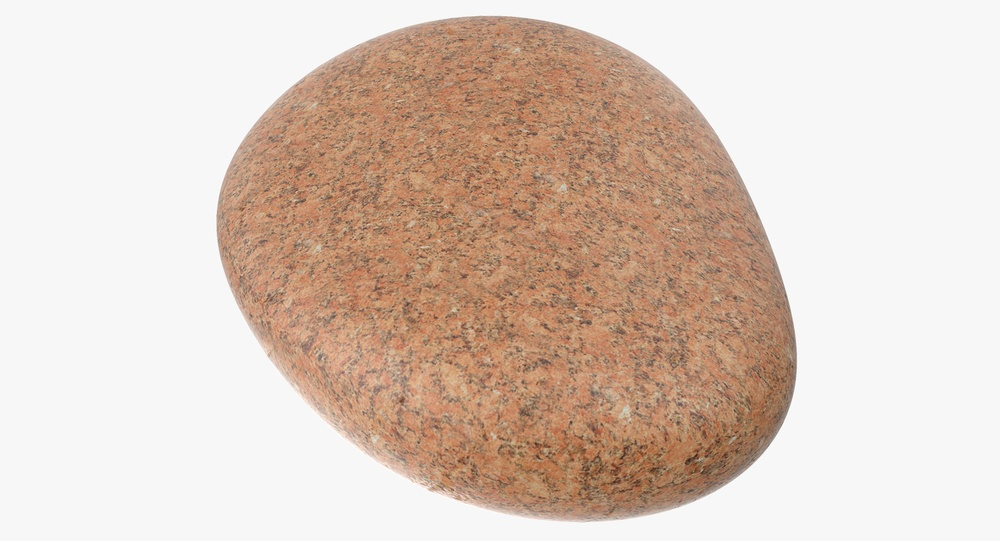
#> input picture images/stone.jpg, 1000 x 541 px, shrunk from 1480 x 800 before the run
$ python segmentation.py   (older library calls are emulated)
#> lines starting #> are read from the running program, lines starting #| are printed output that depends on the picture; after the words box and inside, x2 and y2 are one past the last pixel; in counts of white or black regions, pixels touching at a corner belong together
### bitmap2material/fit_square.py
from skimage import io, color
import numpy as np

def fit_square(img, verbose=False, isPlotting=False):

    square_sides = np.zeros(img.shape)


    for j in range(img.shape[1] - 1, -1 , -1):
        for i in range(img.shape[0] - 1, -1 , -1):


            if (img[i,j]):
                square_sides[i, j] = min(square_sides[i, j+1],
                                         square_sides[i+1, j],
                                         square_sides[i+1, j+1]) + 1

    max_vertex = np.unravel_index(np.argmax(square_sides, axis=None),
                                  square_sides.shape)
    max_side = int(square_sides.max())

    if verbose:
        print(max_vertex)
        print(max_side)

        out_img = img.copy()

        x = max_vertex[1]
        y = max_vertex[0]
        out_img[y:y+int(max_side)+1,x:x+int(max_side)+1] = 0.5

        if isPlotting:
            io.imshow(square_sides)
            io.show()
            io.imshow(out_img)
            io.show()

    return (max_vertex, max_side)


# [8 lines that do not run on import are left out]

### bitmap2material/segmentation.py
from skimage import io, color
from skimage.future import graph
from skimage.filters import threshold_li
from skimage.segmentation import slic, mark_boundaries
from skimage.util import img_as_float

import numpy as np
from fit_square import fit_square

def show_foreground(img, labels, foreground_labels):
    mask = np.isin(labels, foreground_labels) * 1.0

    io.imshow(mark_boundaries(mask, labels))
    io.show()


def simple_edge_threshold(edges, eps=1e-4):
    return 1 - eps

def simple_edge_resolver(edge, threshold, RAG):
    return edge[2]['weight'] > threshold

def default_filter(foreground_labels, labels, RAG):

    while True:
        filtered = next(
            filter(
                lambda node: node not in foreground_labels and
                    sum(1 for e in RAG.edges(node) if e[1] not in foreground_labels) <= 1,
                RAG.nodes()),
            False)
        if filtered is False:
            break
        foreground_labels.append(filtered)

    while True:
        filtered = next(
            filter(
                lambda node: node in foreground_labels and
                    sum(1 for e in RAG.edges(node) if e[1] in foreground_labels) <= 1,
                RAG.nodes()),
            False)
        if not filtered:
            break
        foreground_labels.remove(filtered)

    sure_bg = []
    outside_labels = list(labels[0])
    outside_labels.extend(labels[-1])
    outside_labels.extend(labels[:,0])
    outside_labels.extend(labels[:,-1])
    for node in RAG.nodes():

        if node in sure_bg:
            continue

        is_fg = node in foreground_labels
        blob = [node,]

        # blob building
        for n in blob:
            blob.extend(
                filter(lambda x:
                    x not in blob and
                    ((x in foreground_labels) == is_fg),
                RAG.neighbors(n)))

        # blob resolving
        if any(np.isin(blob, outside_labels)) and not is_fg:
            sure_bg.extend(blob)
            continue
        elif any(np.isin(blob, outside_labels)) and is_fg:
            for label in blob:
                foreground_labels.remove(label)
            continue
        elif not is_fg:
            foreground_labels.extend(blob)

    return foreground_labels


def find_foreground(img, labels, RAG, eps=1e-4, calculate_edge_threshold=simple_edge_threshold,
                    resolve_edge=simple_edge_resolver, post_filter=default_filter, verbose=False,
                     interactive=False, binary=False, isPlotting=False):

    center = labels[labels.shape[0]//2, labels.shape[1]//2]
    queue = [center,]
    banned = []
    counter = 0

    if verbose:
        print('Constructing foreground mask...', flush=True)

    for label in queue:

        if verbose:
            pass
            #print('Proccessing #' + str(label))

        edges = RAG.edges(label, data=True)
        weightes = list(map(lambda e: e[2]['weight'], edges))

        threshold = calculate_edge_threshold(edges, eps=eps)

        if verbose:
            pass
            #print('Edge thresh:\t' + str(threshold))
            #print('Min edge:\t' + str(min(weightes)))
            #print('Max edge:\t' + str(max(weightes)))

        for edge in edges:
            if edge[1] in queue or edge[1] in banned:
                continue

            if resolve_edge(edge, threshold, RAG):
                if verbose:
                    pass
                    #print(str(edge) + ' Signing in...')
                queue.append(edge[1])
            else:
                banned.append(edge[1])
                if verbose:
                    pass
                    #print(str(edge) + ' Above thresh...')

        if interactive:
            if counter and counter <= len(queue):
                counter = 0
            elif counter:
                #print('<%s/%s/%s/%s> ::> ' % (queue.index(label) + 1, len(queue), len(banned), labels.max()))
                continue

            cmd = input('<%s/%s/%s/%s> ::> ' % (queue.index(label) + 1, len(queue), len(banned), labels.max()))
            if cmd == 'show':
                if isPlotting:
                    show_foreground(img, labels, queue)
            if cmd == 'queue':
                pass
                #print(queue)
            if 'till' in cmd:
                counter = int(cmd.split(' ')[1])

    if verbose:
        if isPlotting:
            show_foreground(img, labels, queue)
        print('Filtering mask...', flush=True)

    foreground = post_filter(queue, labels, RAG)

    if verbose:
        if isPlotting:
            show_foreground(img, labels, foreground)

    if binary:
        return np.isin(labels, foreground)
    else:
        return np.isin(labels, foreground) * 1.0


def generate_texture(img, slic_n=200, slic_compactness=25,
                     rag_from_binary=False, edge_threshold=1e-4, verbose=False, isPlotting=False):
    img = img_as_float(img)

    if rag_from_binary:
        if verbose:
            print('Applying initial thresholding...', flush=True)
        grey_img = color.rgb2grey(img)
        binary_mask = (grey_img > threshold_li(grey_img)) * 1.0

    if verbose:
        print('Constructing superpixels...', flush=True)
    segments = slic(img, n_segments=slic_n, compactness=slic_compactness)
    if verbose:
        out_avg = color.label2rgb(segments, img, kind='avg')
        if(isPlotting):
            io.imshow(out_avg)
            io.show()

    if verbose:
        print('Building RAG...', flush=True)
    if rag_from_binary:
        RAG = graph.rag_mean_color(binary_mask, segments, mode='similarity')
    else:
        RAG = graph.rag_mean_color(img, segments, mode='similarity')
    if verbose:
        if(isPlotting):
            graph.show_rag(segments, RAG, img, border_color=(1,0.7,0))
            io.show()

    foreground_mask = find_foreground(img, segments, RAG, eps=edge_threshold, verbose=verbose)

    if foreground_mask.any():
        vertex, side = fit_square(foreground_mask, verbose=verbose)
        texture_patch = img[vertex[0]:vertex[0]+side+1,vertex[1]:vertex[1]+side+1]
        if verbose:
            if(isPlotting):
                io.imshow(texture_patch)
                io.show()
        return texture_patch
    else:
        print('Texture can\'t be generated, try different parameters')
        return np.array([])


if __name__ == "__main__":

    path = input('Enter image name/path: ')
#> the answer given: ../images/stone.jpg

    try:
        img = io.imread(path)
#> img is the input picture: shape (541, 1000, 3); mean R, G, B 220.1, 202.1, 190.3
    except FileNotFoundError:
        print('File don\'t exist!')

    generate_texture(img, verbose=True)
#> in generate_texture, `segments = slic(img, n_segments=slic_n, compactness=slic_compactness)`:
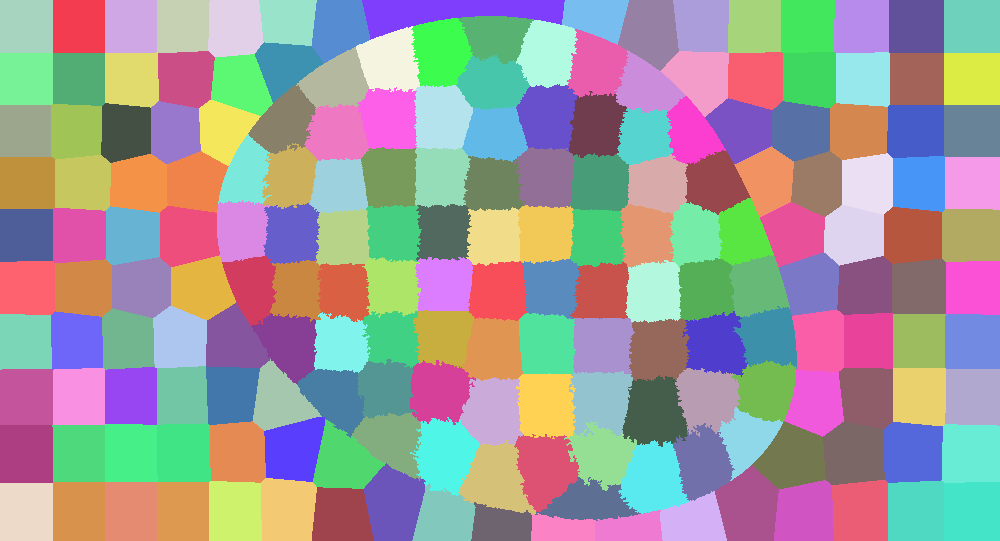
#> segments: shape (541, 1000) int64; 188 distinct labels, from 1 to 188; one colour per label, 0 black
#> in generate_texture, `out_avg = color.label2rgb(segments, img, kind='avg')`:
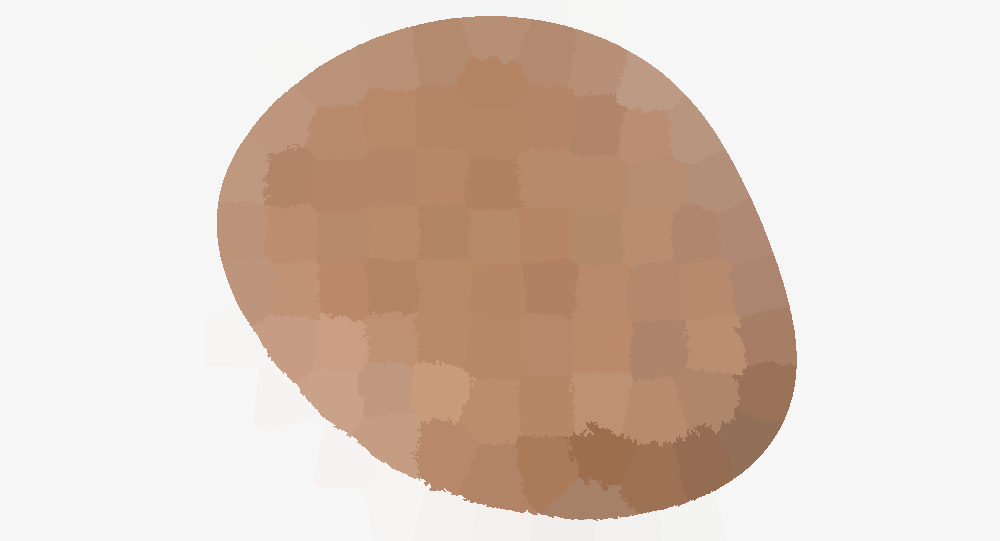
#> out_avg: shape (541, 1000, 3) float64; mean R, G, B 0.863, 0.793, 0.746
#> in find_foreground, `center = labels[labels.shape[0]//2, labels.shape[1]//2]`: center = 109
#> in find_foreground, `queue = [center,]`: queue = [109]
#> the loop in find_foreground, `for label in queue: ` made 72 passes
#> (label, weightes) on passes 1 to 12: (109, [1, 1, 1, 1, 1, 1, 1]), (87, [1, 1, 1, 1, 1]), (83, [1, 1, 1, 1, 1, 1, 1]), (104, [1, 1, 1, 1, 1, 1]), (101, [1, 1, 1, 1, 1, 1, 1]), (117, [1, 1, 1, 1, 1, 1]), (124, [1, 1, 1, 1, 1, 1]), (129, [1, 1, 1, 1, 1, 1]), (70, [1, 1, 1, 1, 1, 1]), (80, [1, 1, 1, 1, 1]), (61, [1, 1, 1, 1, 1, 1]), (65, [1, 1, 1, 1, 1, 1, 1])
#> after the loop in find_foreground, `for label in queue:`: banned = 30 values, max 188 at index 7, min 7 at index 20, mean 101.2; queue = 72 values, max 172 at index 60, min 17 at index 64, mean 89.49
#> the loop in default_filter, `while True:` made 2 passes
#> filtered on passes 1 to 2: 157, False
#> after the loop in default_filter, `while True:`: foreground_labels = 73 values, max 172 at index 60, min 17 at index 64, mean 90.41
#> the loop in default_filter, `while True:` made 1 pass
#> in default_filter, `outside_labels = list(labels[0])`: outside_labels = 1000 values from 1 to 16
#> the loop in default_filter, `for node in RAG.nodes(): ` made 188 passes
#> after the loop in default_filter, `for node in RAG.nodes():`: sure_bg = 115 values, max 188 at index 75, min 1 at index 0, mean 97.1
#> in find_foreground, `foreground = post_filter(queue, labels, RAG)`: foreground has the same summary as foreground_labels in default_filter
#> in find_foreground, `return np.isin(labels, foreground) * 1.0`:
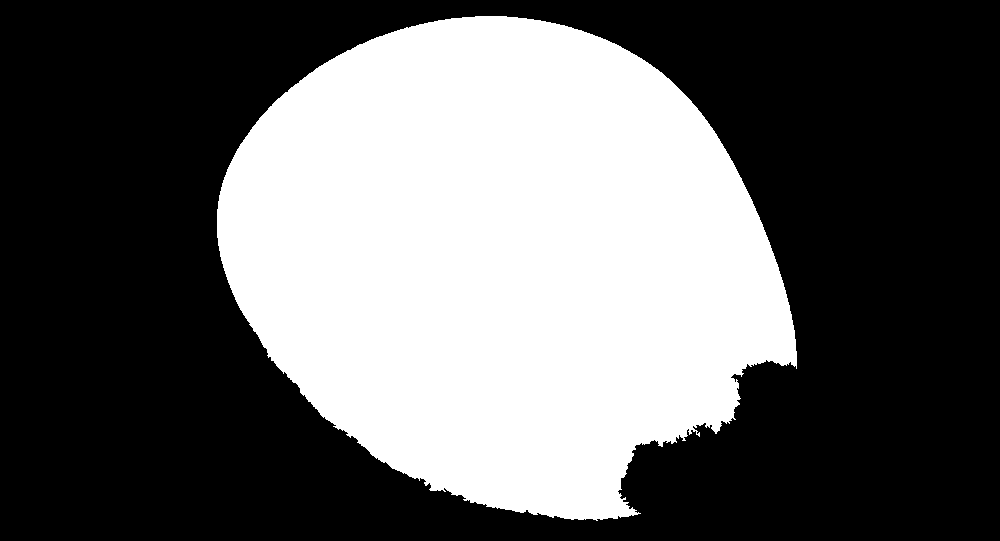
#> returned value: shape (541, 1000) float64; values 0 (black) and 1 (white), 38.7% white; 1 white region, box (x1, y1, x2, y2) and area: (217, 16, 797, 521) 209533
#> after the loop in fit_square, `for j in range(img.shape[1] - 1, -1 , -1):`:
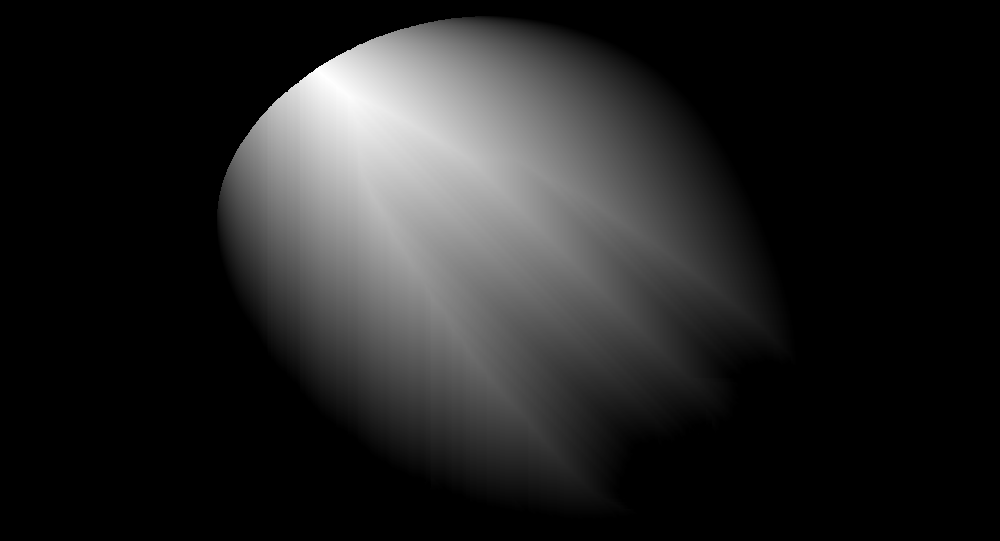
#> square_sides: shape (541, 1000) float64; min 0, max 342, mean 47.2; drawn with min black and max white
#| (72, 320)
#| 342
#> in fit_square, `out_img[y:y+int(max_side)+1,x:x+int(max_side)+1] = 0.5`:
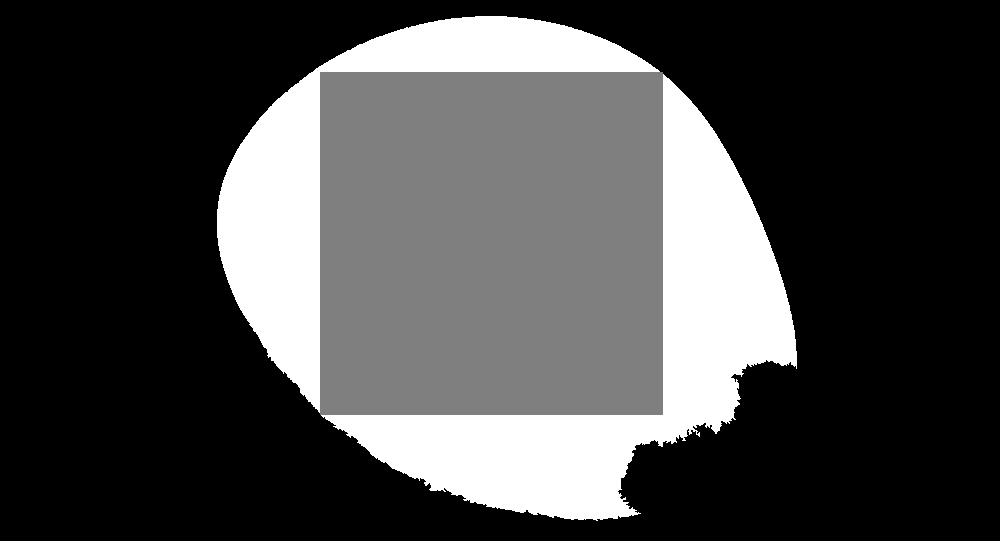
#> out_img: shape (541, 1000) float64; min 0, max 1, mean 0.279
#> in generate_texture, `vertex, side = fit_square(foreground_mask, verbose=verbose)`: vertex = (72, 320); side = 342
#> in generate_texture, `texture_patch = img[vertex[0]:vertex[0]+side+1,vertex[1]:vertex[1]+sid..`:
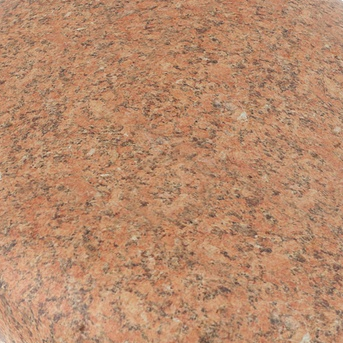
#> texture_patch: shape (343, 343, 3) float64; mean of channels 0, 1, 2 0.723, 0.543, 0.424; drawn as R, G, B
